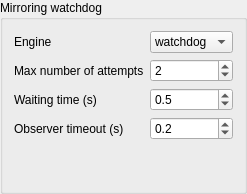
        <widget class="QGroupBox" name="mirroring_group_box">
         <property name="title">
          <string>Mirroring watchdog</string>
         </property>
         <layout class="QVBoxLayout" name="verticalLayout_2">
          <item>
           <layout class="QGridLayout" name="gridLayout_3">
            <item row="0" column="0">
             <widget class="QLabel" name="mirroring_engine_label">
              <property name="text">
               <string>Engine</string>
              </property>
              <property name="buddy">
               <cstring>engine_combobox</cstring>
              </property>
             </widget>
            </item>
            <item row="2" column="1">
             <widget class="QDoubleSpinBox" name="mirroring_wait_spinbox">
              <property name="decimals">
               <number>1</number>
              </property>
              <property name="value">
               <double>0.500000000000000</double>
              </property>
             </widget>
            </item>
            <item row="1" column="1">
             <widget class="QSpinBox" name="mirroring_max_attempts_spinbox">
              <property name="minimum">
               <number>1</number>
              </property>
              <property name="value">
               <number>2</number>
              </property>
             </widget>
            </item>
            <item row="3" column="1">
             <widget class="QDoubleSpinBox" name="mirroring_observer_timeout_spinbox">
              <property name="whatsThis">
               <string>&lt;html&gt;&lt;head/&gt;&lt;body&gt;&lt;p&gt;&lt;span style=&quot; font-size:14pt; font-weight:600;&quot;&gt;Mirroring observer timeout&lt;/span&gt;&lt;/p&gt;&lt;p&gt;Perform a polling request of the autologbook observer after the number of seconds specified by this variable.&lt;/p&gt;&lt;/body&gt;&lt;/html&gt;</string>
              </property>
              <property name="decimals">
               <number>1</number>
              </property>
              <property name="minimum">
               <double>0.100000000000000</double>
              </property>
              <property name="singleStep">
               <double>0.100000000000000</double>
              </property>
              <property name="value">
               <double>0.200000000000000</double>
              </property>
             </widget>
            </item>
            <item row="3" column="0">
             <widget class="QLabel" name="label_5">
              <property name="text">
               <string>Observer timeout (s)</string>
              </property>
              <property name="buddy">
               <cstring>mirroring_observer_timeout_spinbox</cstring>
              </property>
             </widget>
            </item>
            <item row="1" column="0">
             <widget class="QLabel" name="mirroring_max_attempts_label">
              <property name="text">
               <string>Max number of attempts</string>
              </property>
              <property name="buddy">
               <cstring>mirroring_max_attempts_spinbox</cstring>
              </property>
             </widget>
            </item>
            <item row="0" column="1">
             <widget class="QComboBox" name="engine_combobox">
              <item>
               <property name="text">
                <string>watchdog</string>
               </property>
              </item>
              <item>
               <property name="text">
                <string>robocopy</string>
               </property>
              </item>
             </widget>
            </item>
            <item row="2" column="0">
             <widget class="QLabel" name="mirroring_wait_label">
              <property name="text">
               <string>Waiting time (s)</string>
              </property>
              <property name="buddy">
               <cstring>mirroring_wait_spinbox</cstring>
              </property>
             </widget>
            </item>
            <item row="4" column="0">
             <spacer name="verticalSpacer_2">
              <property name="orientation">
               <enum>Qt::Vertical</enum>
              </property>
              <property name="sizeHint" stdset="0">
               <size>
                <width>20</width>
                <height>40</height>
               </size>
              </property>
             </spacer>
            </item>
           </layout>
          </item>
         </layout>
        </widget>
